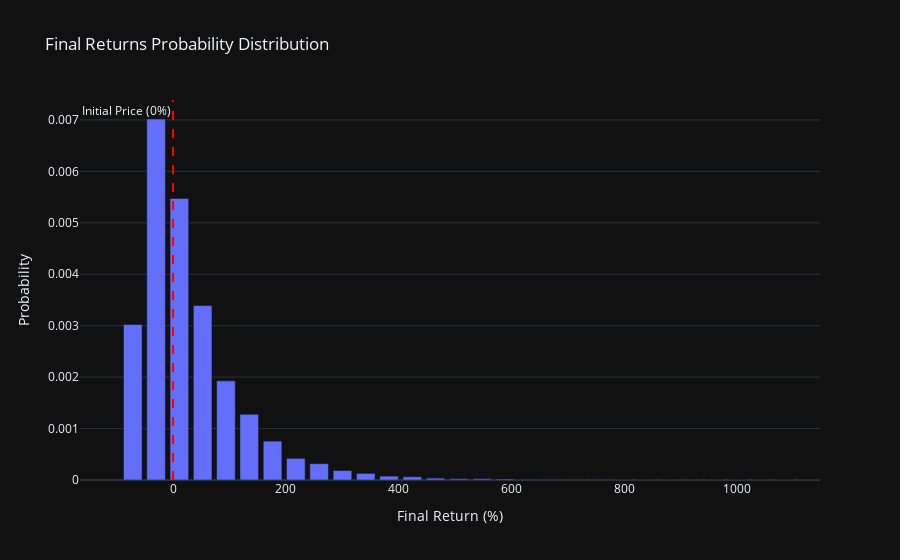
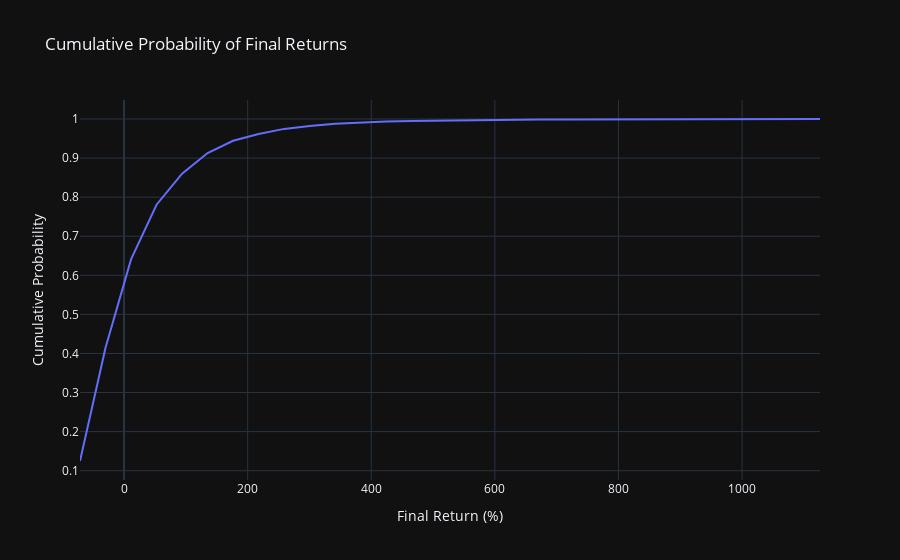

Source (notebook cell) for these figures, in order:
### Markdown cell above
Forecasting Future Stock Prices – continued:

### Code cell
import numpy as np  
import pandas as pd  
import yfinance as yf  
from scipy.stats import norm  
import plotly.express as px
import plotly.graph_objects as go
import matplotlib.pyplot as plt


plt.style.use('dark_background')


ticker = 'ENGI3.SA'  
start_date = "2015-01-01"  
end_date = "2023-01-01"  


data = yf.download(ticker, start=start_date, end=end_date)
prices = data['Close']


log_returns = np.log(1 + data['Close'].pct_change())
u = log_returns.mean()  # Mean of returns
var = log_returns.var()  # Variance of returns
drift = u - (0.5 * var)  # Drift
stdev = log_returns.std()  # Standard deviation of returns

# =============================================================== Monte Carlo Simulation
t_intervals = 300  # Simulation length (days)
iterations = 10000

# Aligning dimensions
daily_returns = np.exp(
    drift + stdev * norm.ppf(np.random.rand(t_intervals, iterations))
)


last_price = prices.iloc[-1]  # Last known price
price_paths = np.zeros_like(daily_returns)
price_paths[0] = last_price

for t in range(1, t_intervals):
    price_paths[t] = price_paths[t - 1] * daily_returns[t]


final_prices = price_paths[-1]
initial_price = last_price
returns = (final_prices - initial_price) / initial_price * 100  # Returns in percentage

# Normalizing frequency to probability
bins = 30
hist, bin_edges = np.histogram(returns, bins=bins, density=True)  # `density=True` normalizes data
bin_centers = (bin_edges[:-1] + bin_edges[1:]) / 2  # Calculate bin centers


hist_df = pd.DataFrame({
    'Final Return (%)': bin_centers,
    'Probability': hist
})


fig = px.bar(
    hist_df,
    x='Final Return (%)',
    y='Probability',
    title="Final Returns Probability Distribution",
    labels={'Final Return (%)': 'Final Return (%)', 'Probability': 'Probability'},
    template="plotly_dark"  
)


fig.add_vline(
    x=0, 
    line=dict(color="red", dash="dash"), 
    annotation_text="Initial Price (0%)",
    annotation_position="top left"
)


fig.show()

plt.figure(figsize=(10, 6))
plt.plot(price_paths, alpha=0.7)  
plt.title(f"Monte Carlo Simulation for {ticker}", color='white')
plt.xlabel("Days", color='white')
plt.ylabel("Simulated Price", color='white')
plt.grid(alpha=0.3)
plt.show()

# Value at Risk (VaR) for a 10% confidence level
confidence_level = 0.1
var_5 = np.percentile(returns, confidence_level * 100)

es_5 = returns[returns <= var_5].mean()

print(f"VaR 10%: {var_5:.2f}%")  # Maximum expected loss
print(f"Expected Shortfall 10%: {es_5:.2f}%")  # Average expected loss

# Decision based on the probability of return above threshold
threshold = 20  # %
prob_positive = (returns > threshold).mean()
print(f"Probability of return above {threshold}%:", prob_positive)
if prob_positive > 0.6:  # 60% chance of return above the limit
    print("Decision: Invest based on Monte Carlo analysis.")
else:
    print("Decision: Do not invest due to high risk or low return expectation.")

# Answer the question at each point: "What is the probability that the final return will be less than or equal to X%?"
hist_df['Cumulative Probability'] = hist_df['Probability'].cumsum() / hist_df['Probability'].sum()

fig = px.line(
    hist_df,
    x='Final Return (%)',
    y='Cumulative Probability',
    title="Cumulative Probability of Final Returns",
    labels={'Final Return (%)': 'Final Return (%)', 'Cumulative Probability': 'Cumulative Probability'},
    template="plotly_dark"  
)
fig.show()

### Figure 1 — Plotly figure (JSON) as saved in the notebook; plotly's stock layout.template omitted (floating-point values rounded to 4 significant figures)
{"data": [{"alignmentgroup": "True", "hovertemplate": "Final Return (%)=%{x}<br>Probability=%{y}<extra></extra>", "legendgroup": "", "marker": {"color": "#636efa", "pattern": {"shape": ""}}, "name": "", "offsetgroup": "", "orientation": "v", "showlegend": false, "textposition": "auto", "type": "bar", "x": [-71.31, -30.02, 11.27, 52.56, 93.85, 135.1, 176.4, 217.7, 259.0, 300.3, 341.6, 382.9, 424.2, 465.5, 506.8, 548.0, 589.3, 630.6, 671.9, 713.2, 754.5, 795.8, 837.1, 878.4, 919.6, 960.9, 1002.0, 1044.0, 1085.0, 1126.0], "xaxis": "x", "y": [0.003023, 0.007019, 0.005473, 0.003391, 0.001928, 0.001279, 0.0007556, 0.0004214, 0.0003173, 0.0001841, 0.0001284, 7.508e-05, 6.297e-05, 3.633e-05, 2.422e-05, 2.422e-05, 1.938e-05, 1.211e-05, 9.688e-06, 7.266e-06, 7.266e-06, 2.422e-06, 2.422e-06, 2.422e-06, 4.844e-06, 2.422e-06, 0, 2.422e-06, 0, 4.844e-06], "yaxis": "y"}], "layout": {"annotations": [{"showarrow": false, "text": "Initial Price (0%)", "x": 0, "xanchor": "right", "xref": "x", "y": 1, "yanchor": "top", "yref": "y domain"}], "barmode": "relative", "legend": {"tracegroupgap": 0}, "shapes": [{"line": {"color": "red", "dash": "dash"}, "type": "line", "x0": 0, "x1": 0, "xref": "x", "y0": 0, "y1": 1, "yref": "y domain"}], "title": {"text": "Final Returns Probability Distribution"}, "xaxis": {"anchor": "y", "domain": [0, 1], "title": {"text": "Final Return (%)"}}, "yaxis": {"anchor": "x", "domain": [0, 1], "title": {"text": "Probability"}}}}

### Figure 2 — Plotly figure (JSON) as saved in the notebook; plotly's stock layout.template omitted (floating-point values rounded to 4 significant figures)
{"data": [{"hovertemplate": "Final Return (%)=%{x}<br>Cumulative Probability=%{y}<extra></extra>", "legendgroup": "", "line": {"color": "#636efa", "dash": "solid"}, "marker": {"symbol": "circle"}, "mode": "lines", "name": "", "orientation": "v", "showlegend": false, "type": "scatter", "x": [-71.31, -30.02, 11.27, 52.56, 93.85, 135.1, 176.4, 217.7, 259.0, 300.3, 341.6, 382.9, 424.2, 465.5, 506.8, 548.0, 589.3, 630.6, 671.9, 713.2, 754.5, 795.8, 837.1, 878.4, 919.6, 960.9, 1002.0, 1044.0, 1085.0, 1126.0], "xaxis": "x", "y": [0.1248, 0.4146, 0.6406, 0.7806, 0.8602, 0.913, 0.9442, 0.9616, 0.9747, 0.9823, 0.9876, 0.9907, 0.9933, 0.9948, 0.9958, 0.9968, 0.9976, 0.9981, 0.9985, 0.9988, 0.9991, 0.9992, 0.9993, 0.9994, 0.9996, 0.9997, 0.9997, 0.9998, 0.9998, 1.0], "yaxis": "y"}], "layout": {"legend": {"tracegroupgap": 0}, "title": {"text": "Cumulative Probability of Final Returns"}, "xaxis": {"anchor": "y", "domain": [0, 1], "title": {"text": "Final Return (%)"}}, "yaxis": {"anchor": "x", "domain": [0, 1], "title": {"text": "Cumulative Probability"}}}}
